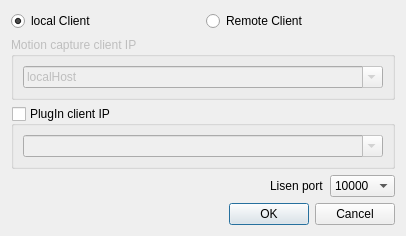
<?xml version="1.0" encoding="UTF-8"?>
<ui version="4.0">
 <class>Dialog</class>
 <widget class="QDialog" name="Dialog">
  <property name="geometry">
   <rect>
    <x>0</x>
    <y>0</y>
    <width>406</width>
    <height>226</height>
   </rect>
  </property>
  <property name="windowTitle">
   <string>Dialog</string>
  </property>
  <layout class="QVBoxLayout" name="verticalLayout_3">
   <item>
    <layout class="QHBoxLayout" name="horizontalLayout_2">
     <item>
      <widget class="QRadioButton" name="radioButton_local">
       <property name="text">
        <string>local Client</string>
       </property>
       <property name="checked">
        <bool>true</bool>
       </property>
      </widget>
     </item>
     <item>
      <widget class="QRadioButton" name="radioButton_remote">
       <property name="text">
        <string>Remote Client</string>
       </property>
      </widget>
     </item>
    </layout>
   </item>
   <item>
    <widget class="QGroupBox" name="groupBox">
     <property name="enabled">
      <bool>false</bool>
     </property>
     <property name="title">
      <string>Motion capture client IP</string>
     </property>
     <layout class="QVBoxLayout" name="verticalLayout">
      <item>
       <widget class="QComboBox" name="comboBox_mocapIP">
        <property name="editable">
         <bool>true</bool>
        </property>
        <item>
         <property name="text">
          <string>localHost</string>
         </property>
        </item>
        <item>
         <property name="text">
          <string>192.168.0.17</string>
         </property>
        </item>
        <item>
         <property name="text">
          <string>192.168.0.16</string>
         </property>
        </item>
       </widget>
      </item>
     </layout>
    </widget>
   </item>
   <item>
    <widget class="QGroupBox" name="groupBox_2">
     <property name="title">
      <string>PlugIn client IP</string>
     </property>
     <property name="checkable">
      <bool>true</bool>
     </property>
     <property name="checked">
      <bool>false</bool>
     </property>
     <layout class="QVBoxLayout" name="verticalLayout_2">
      <item>
       <widget class="QComboBox" name="comboBox_pluginIP">
        <property name="editable">
         <bool>true</bool>
        </property>
        <item>
         <property name="text">
          <string/>
         </property>
        </item>
        <item>
         <property name="text">
          <string>192.168.0.10</string>
         </property>
        </item>
       </widget>
      </item>
     </layout>
    </widget>
   </item>
   <item>
    <layout class="QHBoxLayout" name="horizontalLayout">
     <item>
      <spacer name="horizontalSpacer">
       <property name="orientation">
        <enum>Qt::Horizontal</enum>
       </property>
       <property name="sizeHint" stdset="0">
        <size>
         <width>40</width>
         <height>20</height>
        </size>
       </property>
      </spacer>
     </item>
     <item>
      <widget class="QLabel" name="label">
       <property name="text">
        <string>Lisen port</string>
       </property>
      </widget>
     </item>
     <item>
      <widget class="QComboBox" name="comboBox_lisenPort">
       <property name="inputMethodHints">
        <set>Qt::ImhDigitsOnly</set>
       </property>
       <item>
        <property name="text">
         <string>10000</string>
        </property>
       </item>
      </widget>
     </item>
    </layout>
   </item>
   <item>
    <widget class="QDialogButtonBox" name="buttonBox">
     <property name="orientation">
      <enum>Qt::Horizontal</enum>
     </property>
     <property name="standardButtons">
      <set>QDialogButtonBox::Cancel|QDialogButtonBox::Ok</set>
     </property>
    </widget>
   </item>
  </layout>
 </widget>
 <resources/>
 <connections>
  <connection>
   <sender>buttonBox</sender>
   <signal>accepted()</signal>
   <receiver>Dialog</receiver>
   <slot>accept()</slot>
   <hints>
    <hint type="sourcelabel">
     <x>257</x>
     <y>209</y>
    </hint>
    <hint type="destinationlabel">
     <x>157</x>
     <y>211</y>
    </hint>
   </hints>
  </connection>
  <connection>
   <sender>buttonBox</sender>
   <signal>rejected()</signal>
   <receiver>Dialog</receiver>
   <slot>reject()</slot>
   <hints>
    <hint type="sourcelabel">
     <x>325</x>
     <y>209</y>
    </hint>
    <hint type="destinationlabel">
     <x>286</x>
     <y>211</y>
    </hint>
   </hints>
  </connection>
  <connection>
   <sender>radioButton_remote</sender>
   <signal>toggled(bool)</signal>
   <receiver>groupBox</receiver>
   <slot>setEnabled(bool)</slot>
   <hints>
    <hint type="sourcelabel">
     <x>223</x>
     <y>24</y>
    </hint>
    <hint type="destinationlabel">
     <x>163</x>
     <y>78</y>
    </hint>
   </hints>
  </connection>
 </connections>
</ui>
